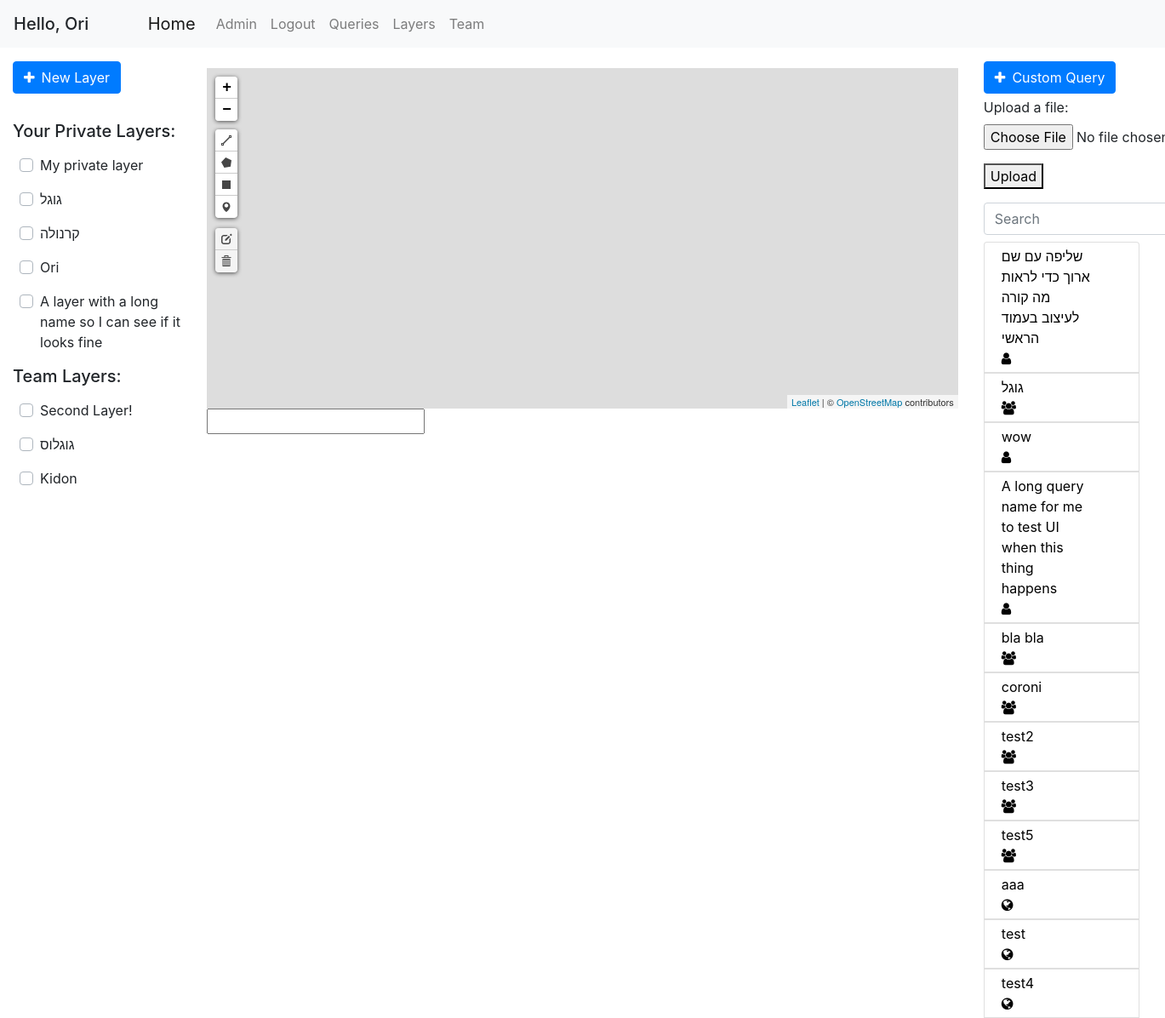
The app's page /home (signed in), older data.
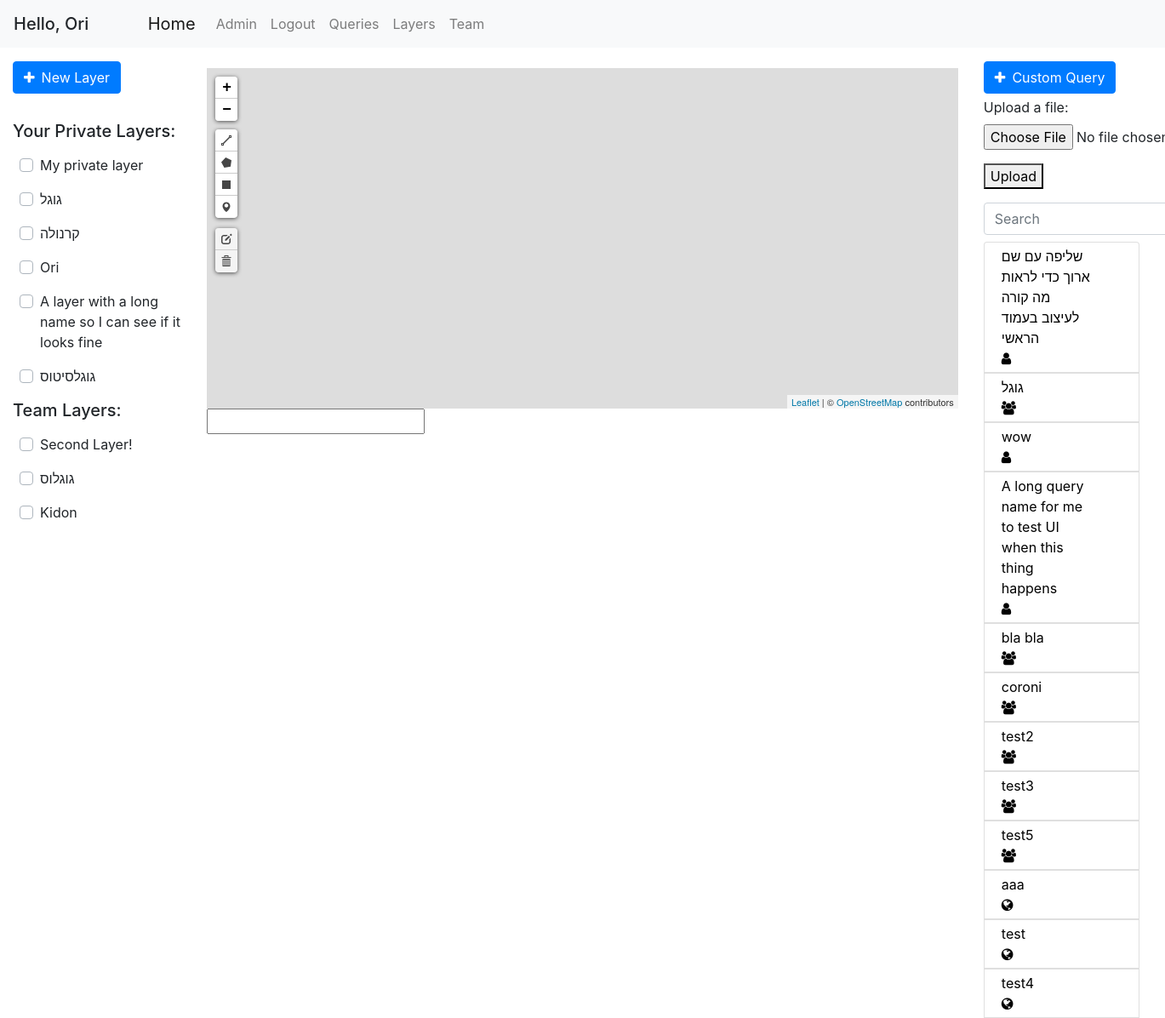
The same page, newer data.
### geoportal/models.py (models this page shows, shortened)
class Layer(db.Model):
    id = db.Column(db.Integer, primary_key=True)
    name = db.Column(db.String(100), nullable=False)
    user_id = db.Column(db.Integer, db.ForeignKey('user.id'), nullable=False)
    default_color = db.Column(db.String(20), default='blue')
    only_user = db.Column(db.Boolean, default=True)
    only_team = db.Column(db.Boolean, default=False)
    public = db.Column(db.Boolean, default=False)
    points = db.relationship('Point', backref='layer', lazy=True)
    polygons = db.relationship('Polygon', backref='layer', lazy=True)

class Query(db.Model):
    id = db.Column(db.Integer, primary_key=True)
    user_id = db.Column(db.Integer, db.ForeignKey('user.id'), nullable=False, default=0)
    query_name = db.Column(db.String(120))
    db_name = db.Column(db.String(20))
    date_uploaded = db.Column(db.DateTime, nullable=False, default=datetime.datetime.now)
    last_update_time = db.Column(db.DateTime, nullable=False, default=datetime.datetime.now)
    query_text = db.Column(db.Text, nullable=False, default='')
    only_user = db.Column(db.Boolean, default=False)
    only_team = db.Column(db.Boolean, default=False)
    public = db.Column(db.Boolean, default=True)
    parameters = db.relationship('QueryTextParameters', backref='query', lazy=True)

### geoportal/main/views.py (the view)
@main.route('/')
@main.route('/home')
def home():
    return render_template('home.html', queries=get_allowed_queries(), layers=get_allowed_layers(), favorite_layers=get_favorite_layers())

### geoportal/mapping/utils.py (called while the page is built)
def marked_layers_first(layers):
    return sorted(layers, key=lambda layer: UserMarkedLayer.query.filter(and_(UserMarkedLayer.layer_id == layer.id, UserMarkedLayer.user_id == current_user.id)).first() is not None, reverse=True)

def get_allowed_layers():
    if current_user.is_authenticated:
        layers = Layer.query.all()
        authorized_layers = []
        for layer in layers:
            if (layer.only_team and User.query.get(layer.user_id).team_id == current_user.team_id) or layer.user_id == current_user.id:
                authorized_layers.append(layer)
        layers = authorized_layers
        layers = marked_layers_first(layers)
    else:
        layers = []
    return layers

def get_favorite_layers():
    if current_user.is_authenticated:
        marked_layers = db.session.query(UserMarkedLayer.layer_id).filter_by(user_id=current_user.id).all()
        return [layer[0] for layer in marked_layers]
    return []

### geoportal/models.py (called while the page is built)
@login_manager.user_loader
def load_user(user_id):
    return User.query.get(int(user_id))

    def has_role(self, role_name):
        for role in self.roles:
            if role.name == role_name:
                return True
        return False

### geoportal/templates/home.html (shortened to what this page needs)
{% extends "base.html" %}
{% block left_sidebar %}
{% if current_user.is_authenticated %}
<button type="button" class="btn btn-primary mb-3 mt-3" data-toggle="modal" data-target="#add-layer">
  <span class="fa fa-plus mr-2"></span>New Layer
</button>
{% endif %}
{% if current_user.is_authenticated %}
    <h5 class="disply-5 mt-3">Your Private Layers:</h5>
    {% for layer in layers %}
        {% if layer.only_user %}
        <div class="row ml-2 mt-3 custom-control custom-checkbox justify-content-between">
            <label class="custom-control-label" for="checkbox-{{ layer.id }}">{{ layer.name }}</label>
        </div>
        {% endif %}
    {% endfor %}
    <h5 class="disply-5 mt-3">Team Layers:</h5>
    {% for layer in layers %}
        {% if layer.only_team %}
        <div class="row ml-2 mt-3 custom-control custom-checkbox">
            <label class="custom-control-label" for="checkbox-{{ layer.id }}">{{ layer.name }}</label>
        </div>
        {% endif %}
    {% endfor %}
{% endif %}
{% endblock left_sidebar %}
{% block content %}
<div id="myMap" class="mt-4"></div>
<input type="text" id="current-point">
{% endblock content %}
{% block right_sidebar %}
<button type="button" class="btn btn-primary mt-3" data-toggle="modal" data-target="#run-query">
  <span class="fa fa-plus mr-2"></span>Custom Query
</button>
<br>
<form id="geofile-upload">
    <div class="form-group">
        <label for="geofile" class="mt-1">Upload a file:</label>
        <input type="file" id="geofile" name="geofile" accept=".csv, .xlsx">
    </div>
    <button type="submit">Upload</button>
</form>
<form class="form-inline my-2 my-lg-0">
    <input class="form-control mr-sm-2 mt-3 mb-2" type="search" placeholder="Search" aria-label="Search" id="queries_search" onkeyup="filterQueries()">
</form>
<div class="col-sm-12 pl-0">
    <div class="list-group">
    {% for query in queries %}
        <button name="query-selector" class="list-group-item pb-1 pt-1" id="{{ query.id }}" style="text-align: justify;">
            <div class="row justify-content-between pr-2">
                <div class="col-sm-10" style="text-align: left">
                    {{ query.query_name }}
                </div>
                <div class="col-sm-1">
                    {% if query.only_user %}
                        <span class="fa fa-user"></span>
                    {% elif query.only_team %}
                        <span class="fa fa-users"></span>
                    {% else %}
                        <span class="fa fa-globe"></span>
                    {% endif %}
                </div>
            </div>
        </button>
    {% endfor %}
    </div>
</div>
{% endblock right_sidebar %}

Row changes from the older to the newer data that the page shows:
added Layer: name "גוגלסיטוס", shown under "Your Private Layers:"
